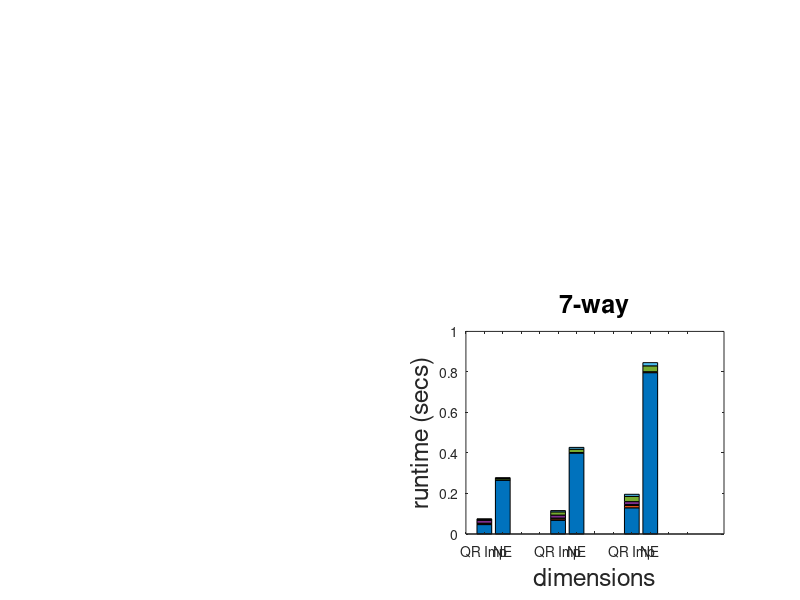

Reproduce this figure in MATLAB. (Note: this script raises an error after producing the figure.)


clear 
load('kt_data.mat','kt_data')
%% plot data
%% 9-way 
figure,
subplot(2,2,4)


bar(kt_data.sdata9,'stacked')
title('7-way', 'fontsize',18)
a = gca;

xlabel('dimensions','FontSize',18)
ylabel('runtime (secs)','FontSize',18)
%ylim([0 430])
xticks([0:12])
xticklabels({'','QR Imp','NE','','','QR Imp','NE','','','QR Imp','NE',''})
% text(2.5,55,num2str(round(ratios.N5(1),1)),'fontsize',14)
% text(7.5,80,num2str(round(ratios.N5(2),1)),'fontsize',14)
% text(12.5,305,num2str(round(ratios.N5(3),1)),'fontsize',14)
a.XRuler.TickLabelGapOffset = 15;   
a.YRuler.TickLabelGapOffset = 15;
v = -0.005;
text(1,v,'10000','fontsize',16)
text(5,v,'15000','fontsize',16)
text(9,v,'30000','fontsize',16)






       
%% 7-way      

subplot(2,2,3)


bar(kt_data.sdata7,'stacked')
title('7-way', 'fontsize',18)
a = gca;

xlabel('dimensions','FontSize',18)
ylabel('runtime (secs)','FontSize',18)
%ylim([0 430])
xticks([0:12])
xticklabels({'','QR Imp','NE','QR Exp','','QR Imp','NE','QR Exp','','QR Imp','NE','QR Exp'})
% text(2.5,55,num2str(round(ratios.N5(1),1)),'fontsize',14)
% text(7.5,80,num2str(round(ratios.N5(2),1)),'fontsize',14)
% text(12.5,305,num2str(round(ratios.N5(3),1)),'fontsize',14)
a.XRuler.TickLabelGapOffset = 15;   
a.YRuler.TickLabelGapOffset = 15;
v = -0.005;
text(1,v,'10000','fontsize',16)
text(5,v,'15000','fontsize',16)
text(9,v,'30000','fontsize',16)


%% 3-way
subplot(2,2,1)




bar(kt_data.sdata3,'stacked')
title('3-way', 'fontsize',18)
a = gca;

xlabel('dimensions','FontSize',18)
ylabel('runtime (secs)','FontSize',18)
%ylim([0 430])
xticks([0:12])
xticklabels({'','QR Imp','NE','QR Exp','','QR Imp','NE','QR Exp','','QR Imp','NE','QR Exp'})
% text(2.5,55,num2str(round(ratios.N5(1),1)),'fontsize',14)
% text(7.5,80,num2str(round(ratios.N5(2),1)),'fontsize',14)
% text(12.5,305,num2str(round(ratios.N5(3),1)),'fontsize',14)
a.XRuler.TickLabelGapOffset = 15;   
a.YRuler.TickLabelGapOffset = 15;
v = -0.00005;
text(1,v,'10000','fontsize',16)
text(5,v,'15000','fontsize',16)
text(9,v,'30000','fontsize',16)
l = legend('MTTKRP/TTM','Gram/QR','Pairwise QR','Apply Pairwise QR','Other','fontsize',8);
l.Location = 'northwest'



%% 5-way
subplot(2,2,2)




bar(kt_data.sdata5,'stacked')
title('5-way', 'fontsize',18)
a = gca;

xlabel('dimensions','FontSize',18)
ylabel('runtime (secs)','FontSize',18)
%ylim([0 430])
xticks([0:12])
xticklabels({'','QR Imp','NE','QR Exp','','QR Imp','NE','QR Exp','','QR Imp','NE','QR Exp'})
% text(2.5,55,num2str(round(ratios.N5(1),1)),'fontsize',14)
% text(7.5,80,num2str(round(ratios.N5(2),1)),'fontsize',14)
% text(12.5,305,num2str(round(ratios.N5(3),1)),'fontsize',14)
a.XRuler.TickLabelGapOffset = 15;   
a.YRuler.TickLabelGapOffset = 15;
v = -0.00005;
text(1,v,'10000','fontsize',16)
text(5,v,'15000','fontsize',16)
text(9,v,'30000','fontsize',16)
set(gcf,'Units','inches');

saveas(gcf,'perform.pdf')
%%


